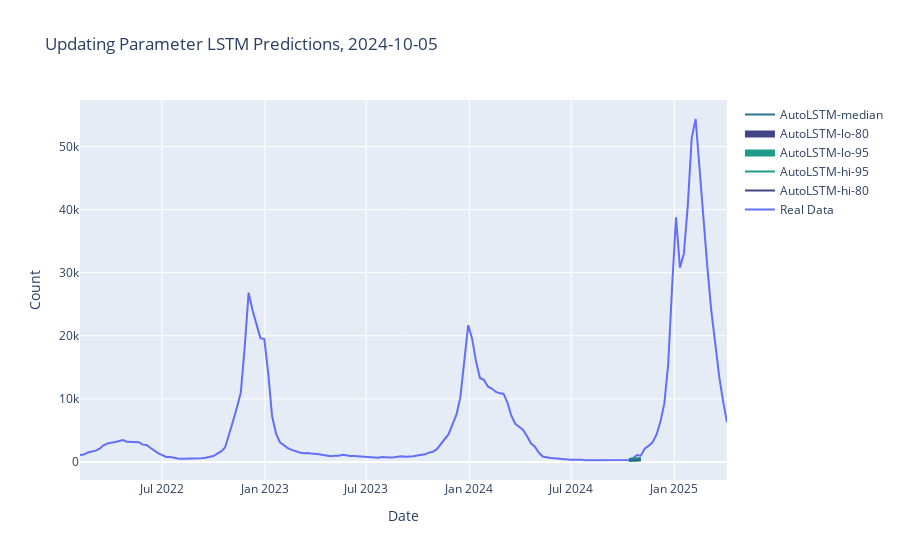
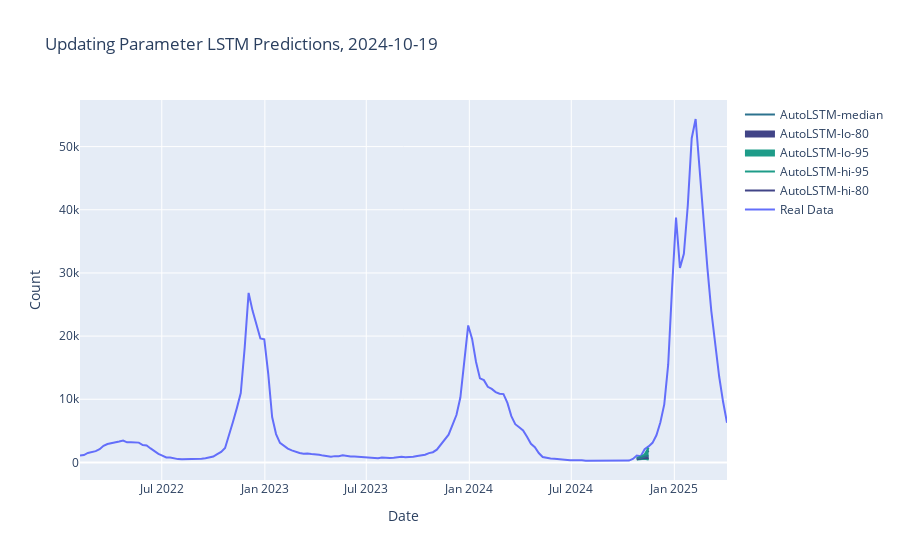
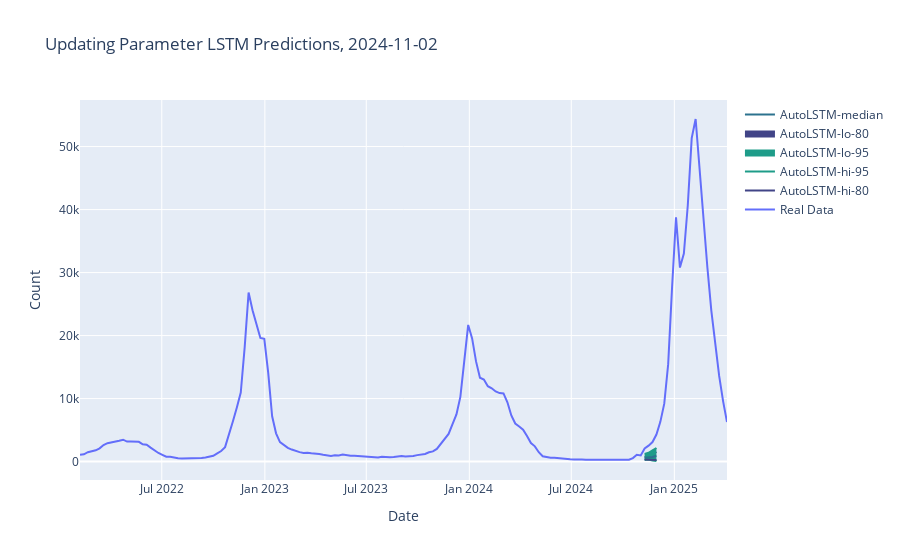
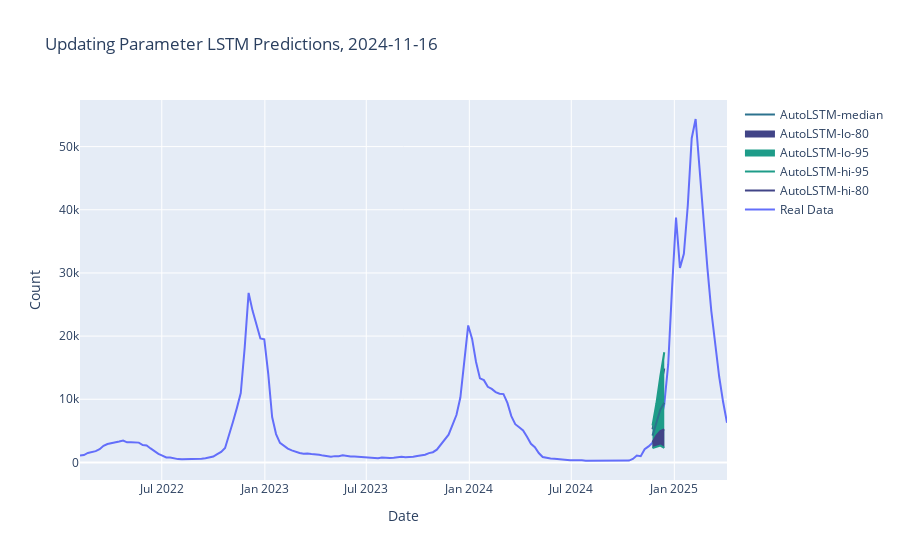

Here is the notebook cell these charts were saved with, in order:
### Code cell
UpdatingProcessor.create_graph()

### Figure 1 — Plotly figure (JSON) as saved in the notebook; plotly's stock layout.template omitted (floating-point values rounded to 4 significant figures; data arrays with more than 128 entries replaced by an {"elided": "..."} marker saying what was removed)
{"data": [{"mode": "lines", "name": "Real Data", "type": "scatter", "x": {"elided": "166 str values"}, "y": {"elided": "166 int values"}}, {"line": {"color": "#414487"}, "mode": "lines", "name": "AutoLSTM-hi-80", "type": "scatter", "x": ["2024-10-12T00:00:00", "2024-10-19T00:00:00", "2024-10-26T00:00:00", "2024-11-02T00:00:00"], "y": [337.8, 368.2, 401.5, 441.1]}, {"line": {"color": "#1e9c89"}, "mode": "lines", "name": "AutoLSTM-hi-95", "type": "scatter", "x": ["2024-10-12T00:00:00", "2024-10-19T00:00:00", "2024-10-26T00:00:00", "2024-11-02T00:00:00"], "y": [512.2, 531.9, 568.6, 616.5]}, {"fill": "tonexty", "fillcolor": "#1e9c89", "line": {"color": "#1e9c89"}, "mode": "lines", "name": "AutoLSTM-lo-95", "type": "scatter", "x": ["2024-10-12T00:00:00", "2024-10-19T00:00:00", "2024-10-26T00:00:00", "2024-11-02T00:00:00"], "y": [141.8, 149.9, 179.3, 235.3]}, {"fill": "tonexty", "fillcolor": "#414487", "line": {"color": "#414487"}, "mode": "lines", "name": "AutoLSTM-lo-80", "type": "scatter", "x": ["2024-10-12T00:00:00", "2024-10-19T00:00:00", "2024-10-26T00:00:00", "2024-11-02T00:00:00"], "y": [239.5, 265.7, 287.5, 339.1]}, {"line": {"color": "#2c728e"}, "mode": "lines", "name": "AutoLSTM-median", "type": "scatter", "x": ["2024-10-12T00:00:00", "2024-10-19T00:00:00", "2024-10-26T00:00:00", "2024-11-02T00:00:00"], "y": [288.5, 321.5, 348.9, 401.4]}], "layout": {"autosize": true, "hovermode": "x", "title": {"text": "Updating Parameter LSTM Predictions, 2024-10-05"}, "xaxis": {"autorange": true, "range": ["2022-02-05", "2025-04-05"], "title": {"text": "Date"}, "type": "date"}, "yaxis": {"autorange": true, "range": [-2871.0, 57390.0], "title": {"text": "Count"}, "type": "linear"}}}

### Figure 2 — Plotly figure (JSON) as saved in the notebook; plotly's stock layout.template omitted (floating-point values rounded to 4 significant figures; data arrays with more than 128 entries replaced by an {"elided": "..."} marker saying what was removed)
{"data": [{"mode": "lines", "name": "Real Data", "type": "scatter", "x": {"elided": "166 str values"}, "y": {"elided": "166 int values"}}, {"line": {"color": "#414487"}, "mode": "lines", "name": "AutoLSTM-hi-80", "type": "scatter", "x": ["2024-10-26T00:00:00", "2024-11-02T00:00:00", "2024-11-09T00:00:00", "2024-11-16T00:00:00"], "y": [651.4, 776.9, 1131.0, 1884.0]}, {"line": {"color": "#1e9c89"}, "mode": "lines", "name": "AutoLSTM-hi-95", "type": "scatter", "x": ["2024-10-26T00:00:00", "2024-11-02T00:00:00", "2024-11-09T00:00:00", "2024-11-16T00:00:00"], "y": [714.5, 877.1, 1236.0, 2335.0]}, {"fill": "tonexty", "fillcolor": "#1e9c89", "line": {"color": "#1e9c89"}, "mode": "lines", "name": "AutoLSTM-lo-95", "type": "scatter", "x": ["2024-10-26T00:00:00", "2024-11-02T00:00:00", "2024-11-09T00:00:00", "2024-11-16T00:00:00"], "y": [457.9, 508.0, 583.9, 464.7]}, {"fill": "tonexty", "fillcolor": "#414487", "line": {"color": "#414487"}, "mode": "lines", "name": "AutoLSTM-lo-80", "type": "scatter", "x": ["2024-10-26T00:00:00", "2024-11-02T00:00:00", "2024-11-09T00:00:00", "2024-11-16T00:00:00"], "y": [509.7, 582.2, 726.7, 654.9]}, {"line": {"color": "#2c728e"}, "mode": "lines", "name": "AutoLSTM-median", "type": "scatter", "x": ["2024-10-26T00:00:00", "2024-11-02T00:00:00", "2024-11-09T00:00:00", "2024-11-16T00:00:00"], "y": [604.6, 679.2, 883.0, 1071.0]}], "layout": {"autosize": true, "hovermode": "x", "title": {"text": "Updating Parameter LSTM Predictions, 2024-10-19"}, "xaxis": {"autorange": true, "range": ["2022-02-05", "2025-04-05"], "title": {"text": "Date"}, "type": "date"}, "yaxis": {"autorange": true, "range": [-2785.0, 57380.0], "title": {"text": "Count"}, "type": "linear"}}}

### Figure 3 — Plotly figure (JSON) as saved in the notebook; plotly's stock layout.template omitted (floating-point values rounded to 4 significant figures; data arrays with more than 128 entries replaced by an {"elided": "..."} marker saying what was removed)
{"data": [{"mode": "lines", "name": "Real Data", "type": "scatter", "x": {"elided": "166 str values"}, "y": {"elided": "166 int values"}}, {"line": {"color": "#414487"}, "mode": "lines", "name": "AutoLSTM-hi-80", "type": "scatter", "x": ["2024-11-09T00:00:00", "2024-11-16T00:00:00", "2024-11-23T00:00:00", "2024-11-30T00:00:00"], "y": [751.6, 862.3, 1155.0, 1536.0]}, {"line": {"color": "#1e9c89"}, "mode": "lines", "name": "AutoLSTM-hi-95", "type": "scatter", "x": ["2024-11-09T00:00:00", "2024-11-16T00:00:00", "2024-11-23T00:00:00", "2024-11-30T00:00:00"], "y": [1230.0, 1405.0, 1775.0, 2157.0]}, {"fill": "tonexty", "fillcolor": "#1e9c89", "line": {"color": "#1e9c89"}, "mode": "lines", "name": "AutoLSTM-lo-95", "type": "scatter", "x": ["2024-11-09T00:00:00", "2024-11-16T00:00:00", "2024-11-23T00:00:00", "2024-11-30T00:00:00"], "y": [270.1, 319.7, 177.4, 93.98]}, {"fill": "tonexty", "fillcolor": "#414487", "line": {"color": "#414487"}, "mode": "lines", "name": "AutoLSTM-lo-80", "type": "scatter", "x": ["2024-11-09T00:00:00", "2024-11-16T00:00:00", "2024-11-23T00:00:00", "2024-11-30T00:00:00"], "y": [346.8, 309.7, 302.8, 253.4]}, {"line": {"color": "#2c728e"}, "mode": "lines", "name": "AutoLSTM-median", "type": "scatter", "x": ["2024-11-09T00:00:00", "2024-11-16T00:00:00", "2024-11-23T00:00:00", "2024-11-30T00:00:00"], "y": [610.3, 681.5, 722.6, 927.0]}], "layout": {"autosize": true, "hovermode": "x", "title": {"text": "Updating Parameter LSTM Predictions, 2024-11-02"}, "xaxis": {"autorange": true, "range": ["2022-02-05", "2025-04-05"], "title": {"text": "Date"}, "type": "date"}, "yaxis": {"autorange": true, "range": [-2922.0, 57390.0], "title": {"text": "Count"}, "type": "linear"}}}

### Figure 4 — Plotly figure (JSON) as saved in the notebook; plotly's stock layout.template omitted (floating-point values rounded to 4 significant figures; data arrays with more than 128 entries replaced by an {"elided": "..."} marker saying what was removed)
{"data": [{"mode": "lines", "name": "Real Data", "type": "scatter", "x": {"elided": "166 str values"}, "y": {"elided": "166 int values"}}, {"line": {"color": "#414487"}, "mode": "lines", "name": "AutoLSTM-hi-80", "type": "scatter", "x": ["2024-11-23T00:00:00", "2024-11-30T00:00:00", "2024-12-07T00:00:00", "2024-12-14T00:00:00"], "y": [5262.0, 8014.0, 11850.0, 14880.0]}, {"line": {"color": "#1e9c89"}, "mode": "lines", "name": "AutoLSTM-hi-95", "type": "scatter", "x": ["2024-11-23T00:00:00", "2024-11-30T00:00:00", "2024-12-07T00:00:00", "2024-12-14T00:00:00"], "y": [5873.0, 9359.0, 13640.0, 17450.0]}, {"fill": "tonexty", "fillcolor": "#1e9c89", "line": {"color": "#1e9c89"}, "mode": "lines", "name": "AutoLSTM-lo-95", "type": "scatter", "x": ["2024-11-23T00:00:00", "2024-11-30T00:00:00", "2024-12-07T00:00:00", "2024-12-14T00:00:00"], "y": [2285.0, 2518.0, 2672.0, 2310.0]}, {"fill": "tonexty", "fillcolor": "#414487", "line": {"color": "#414487"}, "mode": "lines", "name": "AutoLSTM-lo-80", "type": "scatter", "x": ["2024-11-23T00:00:00", "2024-11-30T00:00:00", "2024-12-07T00:00:00", "2024-12-14T00:00:00"], "y": [3190.0, 4229.0, 4977.0, 5230.0]}, {"line": {"color": "#2c728e"}, "mode": "lines", "name": "AutoLSTM-median", "type": "scatter", "x": ["2024-11-23T00:00:00", "2024-11-30T00:00:00", "2024-12-07T00:00:00", "2024-12-14T00:00:00"], "y": [4236.0, 6211.0, 8365.0, 9436.0]}], "layout": {"autosize": true, "hovermode": "x", "title": {"text": "Updating Parameter LSTM Predictions, 2024-11-16"}, "xaxis": {"autorange": true, "range": ["2022-02-05", "2025-04-05"], "title": {"text": "Date"}, "type": "date"}, "yaxis": {"autorange": true, "range": [-2785.0, 57380.0], "title": {"text": "Count"}, "type": "linear"}}}
